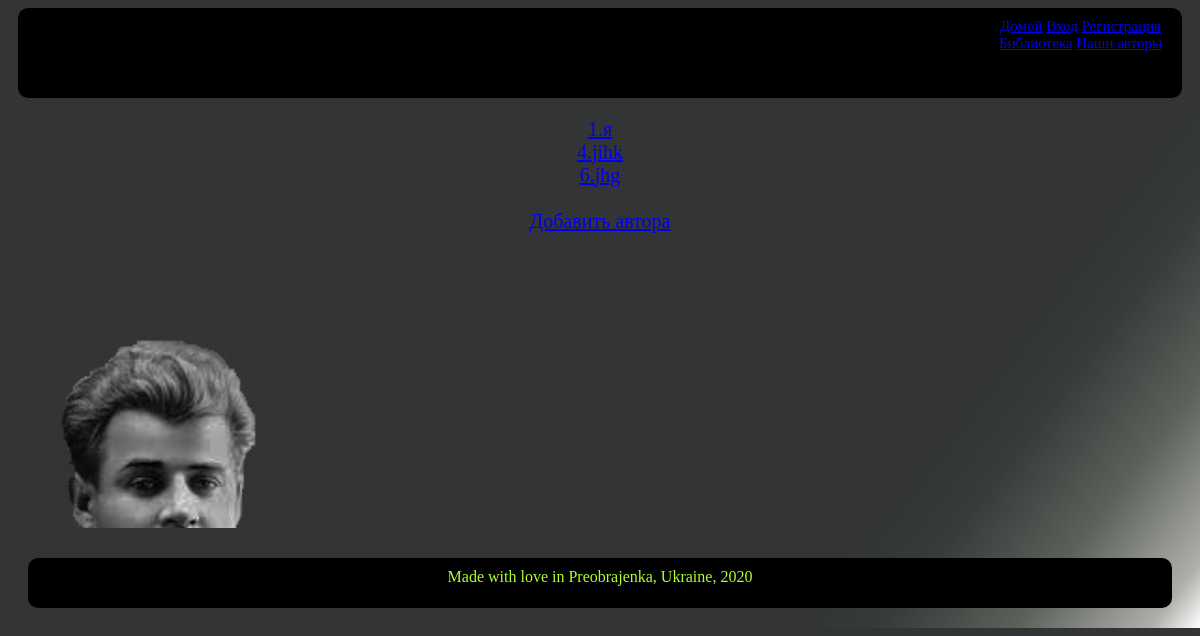
Before: /author_list with the older database file.
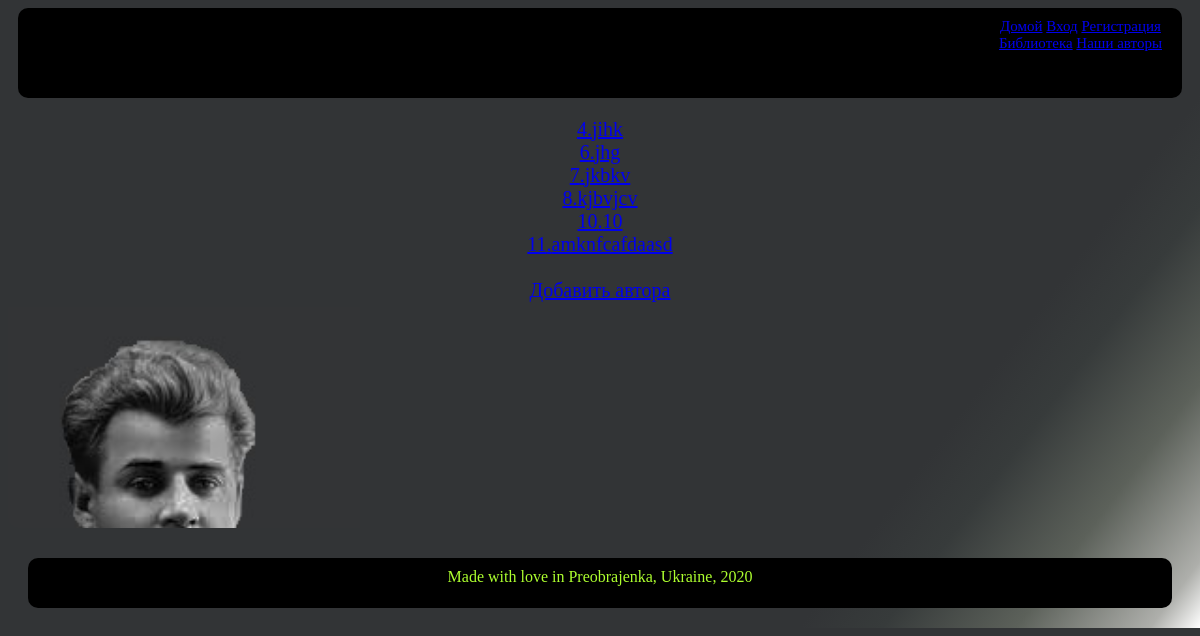
After: the same page with the newer database file.
### StartPage/models.py (models this page shows, shortened)
class Author(models.Model):
    name = models.CharField(max_length=25)
    about = models.TextField(max_length=2500)
    img = models.ImageField(
        upload_to='images/',
        null=True,
        blank=True,
    )

### StartPage/views.py (the view)
# urls.py: path('author_list', author_list, name='author_list'),
def author_list(request):
    return render(request, 'author_list.html', context={'authors': Author.objects.all()})

### templates/author_list.html (shortened to what this page needs)
{% extends "general.html" %}
{% load static %}
{% block content %}
    {% for author in authors %}
        <a href="{% url 'author_detail' author.id %}">{{author.id}}.{{author.name}}</a><br>
    {% endfor %}
    <br>
    <a href="{% url 'author_add' %}">Добавить автора</a>
{% endblock content %}

Changed rows visible on the page:
removed Author: id "1", name "я"
added Author: id "7", name "jkbkv"
added Author: id "8", name "kjbvjcv"
added Author: id "10", name "10"
added Author: id "11", name "amknfcafdaasd"
